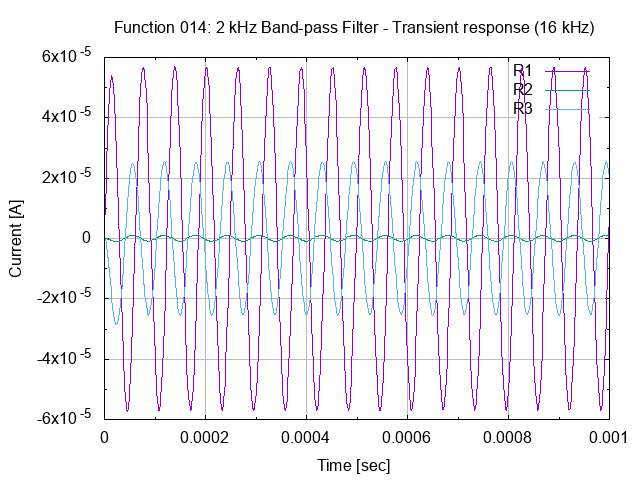

The gnuplot source for this figure:
# set terminal
set term png

# set graph
set output "26.014.00.02.02.png"
set title "Function 014: 2 kHz Band-pass Filter - Transient response (16 kHz)"

# setup Y-axis
set grid ytics lt 1 lw 1 lc rgb "#bbbbbb"
set mytics
set ylabel "Current [A]"

# setup X-axis
set grid xtics lt 1 lw 1 lc rgb "#bbbbbb"
set mxtics
set xrange [0:0.001]
set xlabel "Time [sec]"

# setup plot style
set style data lines
plot '26.014.00.02.02.dat' using 1:2 title "R1", \
     '26.014.00.02.02.dat' using 1:3 title "R2", \
     '26.014.00.02.02.dat' using 1:4 title "R3"

# set output back to default
set output

# reset terminal type
set terminal pop
